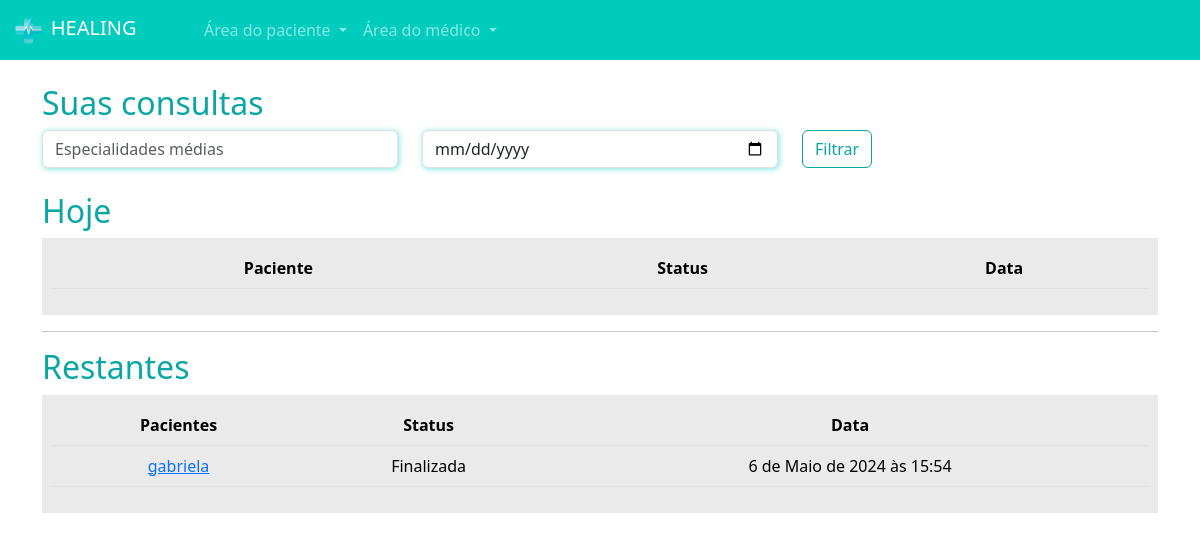
Screenshot of /medicos/consultas_medico/ (signed in) with the database file from the repository.
### paciente/models.py (models this page shows, shortened)
class Consulta(models.Model):
    status_choices = (
        ('A', 'Agendada'),
        ('F', 'Finalizada'),
        ('C', 'Cancelada'),
        ('I', 'Iniciada')
    )
    paciente = models.ForeignKey(User, on_delete=models.DO_NOTHING)
    data_aberta = models.ForeignKey(DatasAbertas, on_delete=models.DO_NOTHING)
    status = models.CharField(max_length=1, choices=status_choices, default='A')
    link = models.URLField(null=True, blank=True)

### medico/models.py (models this page shows, shortened)
class DatasAbertas(models.Model):
    data = models.DateTimeField()
    user = models.ForeignKey(User, on_delete=models.DO_NOTHING)
    agendado = models.BooleanField(default=False)

### medico/views.py (the view)
# urls.py: path('consultas_medico/', views.consultas_medico, name="consultas_medico"),
def consultas_medico(request):
    if not is_medico(request.user):
        messages.add_message(request, constants.WARNING, 'Somente médicos podem acessar essa página.')
        return redirect('/usuarios/sair')
    hoje = datetime.now().date()
    consultas_hoje = Consulta.objects.filter(data_aberta__user=request.user).filter(data_aberta__data__gte=hoje).filter(data_aberta__data__lt=hoje + timedelta(days=1))
    consultas_restantes = Consulta.objects.exclude(id__in=consultas_hoje.values('id')).filter(data_aberta__user=request.user)
    return render(request, 'consultas_medico.html', {'consultas_hoje': consultas_hoje, 'consultas_restantes': consultas_restantes, 'is_medico': is_medico(request.user)})

### medico/models.py (called while the page is built)
def is_medico(user):
 return DadosMedico.objects.filter(user=user).exists()

### medico/templates/consultas_medico.html (shortened to what this page needs)
{% extends "base.html" %}
{% load static %}
{% block 'head' %}
    <link rel="stylesheet" href="{% static 'medicos/css/abrir_horario.css' %}">
    <link rel="stylesheet" href="{% static 'usuarios/css/usuarios.css' %}">
    <link rel="stylesheet" href="{% static 'medicos/css/cadastro_medico.css' %}">
    <link rel="stylesheet" href="{% static 'pacientes/css/home.css' %}">
    <link rel="stylesheet" href="https://cdn.jsdelivr.net/npm/bootstrap-icons@1.11.3/font/bootstrap-icons.min.css">
{% endblock 'head' %}
{% block 'body' %}
{% include "partials/navbar.html" %}
    <div class="container">
        <br>
        <h2><span class="color-dark">Suas consultas</span></h2>
        <div class="row">
            <div class="col-md">
                <input type="text" name="especialidades" id="" class="form-control shadow-main-color" placeholder="Especialidades médias">
            </div>
            <div class="col-md">
                <input type="date" name="data" id="" class="form-control shadow-main-color" placeholder="Data da consulta">
            </div>
            <div class="col-md">
                <input type="submit" value="Filtrar" class="btn btn-dark-color-outline">
            </div>
        </div>
        <br>
        <h2><span class="color-dark">Hoje</span></h2>
        <div class="list-minhas-consultas">
            <table class="table">
                <thead>
                  <tr>
                    <th scope="col">Paciente</th>
                    <th scope="col">Status</th>
                    <th scope="col">Data</th>
                  </tr>
                </thead>
              </table>
        </div>
        <hr>
        <h2><span class="color-dark">Restantes</span></h2>
        <div class="list-minhas-consultas">
            <table class="table">
                <thead>
                  <tr>
                    <th scope="col">Pacientes</th>
                    <th scope="col">Status</th>
                    <th scope="col">Data</th>
                  </tr>
                </thead>
                <tbody>
                    {% for consulta in consultas_restantes  %}
                        <tr>
                            <td><a href="{% url 'consulta_area_medico' consulta.id %}">{{consulta.paciente}}</a></td>
                            <td>{{consulta.get_status_display}}</td>
                            <td>{{consulta.data_aberta.data}}</td>
                        </tr>
                    {% endfor %}
                </tbody>
              </table>
        </div>
    </div>
{% endblock 'body' %}

### templates/static/geral/css/base.css (style rules this page uses)
:root { --main-color: #00CCBE; --dark-color: #09A6A3; --contrast-color: #FFD686; }
.color-dark { color: var(--dark-color); }

### templates/static/usuarios/css/usuarios.css (style rules this page uses)
.btn-dark-color-outline { border: 1px solid var(--dark-color); color: var(--dark-color) }

### templates/static/medicos/css/cadastro_medico.css (style rules this page uses)
.shadow-main-color { box-shadow: 1px 1px 5px 1px rgba(0, 204, 190,.4); }

### templates/static/pacientes/css/home.css (style rules this page uses)
table { border-collapse: collapse !important; width: 100%; }
th, td { padding: 8px; text-align: center; background-color: #EAEAEA !important; }
th { background-color: #EAEAEA; }
.list-minhas-consultas { background-color: #EAEAEA; padding: 10px; }

### rows the page displays
Consulta: paciente "gabriela", status "Finalizada", data_aberta.data "6 de Maio de 2024 às 15:54"
